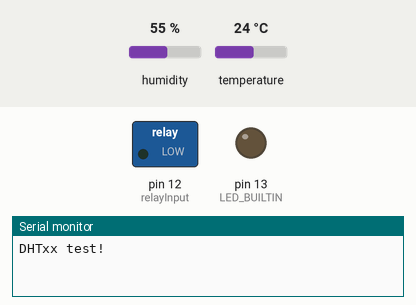
Simulated run of this sketch. Board: Arduino Uno, built with avr-gcc and run on an emulated ATmega328P. Parts: switched loads named in the sketch (green lamp = pin HIGH), output pins drawn as LEDs (lit = HIGH), the last lines printed to the serial monitor. The test bench sets the inputs (shaded band); at power-on: humidity 55 %, temperature 24 °C.

Above: at 0.1 s.
At 7.1 s:
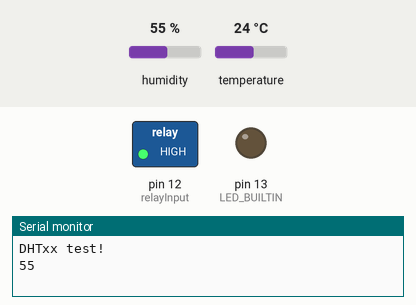
Timing chart, 0 to 8.6 s (numbered marks = the images above):
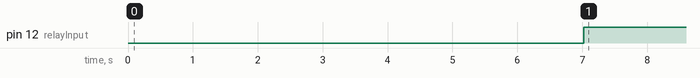

Measured:
- by itself, pin 12 (relayInput): LOW → HIGH at 7.0 s

The sketch:

DTH11sensor-SRD.ino
```cpp
// Example testing sketch for various DHT humidity/temperature sensors
// Written by ladyada, public domain

#include "DHT.h"

#define DHTPIN 2     // what digital pin we're connected to
int relayInput = 12;
// Uncomment whatever type you're using!
#define DHTTYPE DHT11   // DHT 11
//#define DHTTYPE DHT22   // DHT 22  (AM2302), AM2321
//#define DHTTYPE DHT21   // DHT 21 (AM2301)

// Connect pin 1 (on the left) of the sensor to +5V
// NOTE: If using a board with 3.3V logic like an Arduino Due connect pin 1
// to 3.3V instead of 5V!
// Connect pin 2 of the sensor to whatever your DHTPIN is
// Connect pin 4 (on the right) of the sensor to GROUND
// Connect a 10K resistor from pin 2 (data) to pin 1 (power) of the sensor

// Initialize DHT sensor.
// Note that older versions of this library took an optional third parameter to
// tweak the timings for faster processors.  This parameter is no longer needed
// as the current DHT reading algorithm adjusts itself to work on faster procs.
DHT dht(DHTPIN, DHTTYPE);


void setup() {
  Serial.begin(9600);
  Serial.println("DHTxx test!");


  pinMode(relayInput, OUTPUT);

   pinMode(LED_BUILTIN, OUTPUT);


  dht.begin();
}

void loop() {

 // digitalWrite(relayInput, LOW);
  // Wait a few seconds between measurements.
  delay(5000);


 //digitalWrite(relayInput, HIGH); //D5 // Relay 1

  //delay(5000);
  // Reading temperature or humidity takes about 250 milliseconds!
  // Sensor readings may also be up to 2 seconds 'old' (its a very slow sensor)
  float h = dht.readHumidity();
  // Read temperature as Celsius (the default)
  float t = dht.readTemperature();
  // Read temperature as Fahrenheit (isFahrenheit = true)
  float f = dht.readTemperature(true);

  // Check if any reads failed and exit early (to try again).
  if (isnan(h) || isnan(t) || isnan(f)) {
    Serial.println("Failed to read from DHT sensor!");
    return;
  }


  // Compute heat index in Fahrenheit (the default)
  //float hif = dht.computeHeatIndex(f, h);
  // Compute heat index in Celsius (isFahreheit = false)
//  float hic = dht.computeHeatIndex(t, h, false);


 //delay(5000);

//int tem = round(h);
if (isnan(h))
{
  }
else
{
  if (int(h) > 40)
   {
    delay(2000);
    Serial.print(int(h));

    digitalWrite(relayInput, HIGH); //D5// Relay 1
    delay(1000);

   }
   else
   {
    Serial.print("........");
    delay(2000);
   digitalWrite(relayInput, LOW);
   delay(1000);
  // digitalWrite(LED_BUILTIN, HIGH);


    }
}
  Serial.print("Humidity: ");
  Serial.print(h);
 //Serial.print(int(h));
  Serial.print(" %\t");
  Serial.print("Temperature: ");
  Serial.print(t);
  Serial.print(" *C ");
  Serial.print(f);
  Serial.println(" *F\t");
//  Serial.print("Heat index: ");
//  Serial.print(hic);
//  Serial.print(" *C ");
//  Serial.print(hif);
//  Serial.println(" *F");

 //GPIO 5 // Relay 1


}
```
